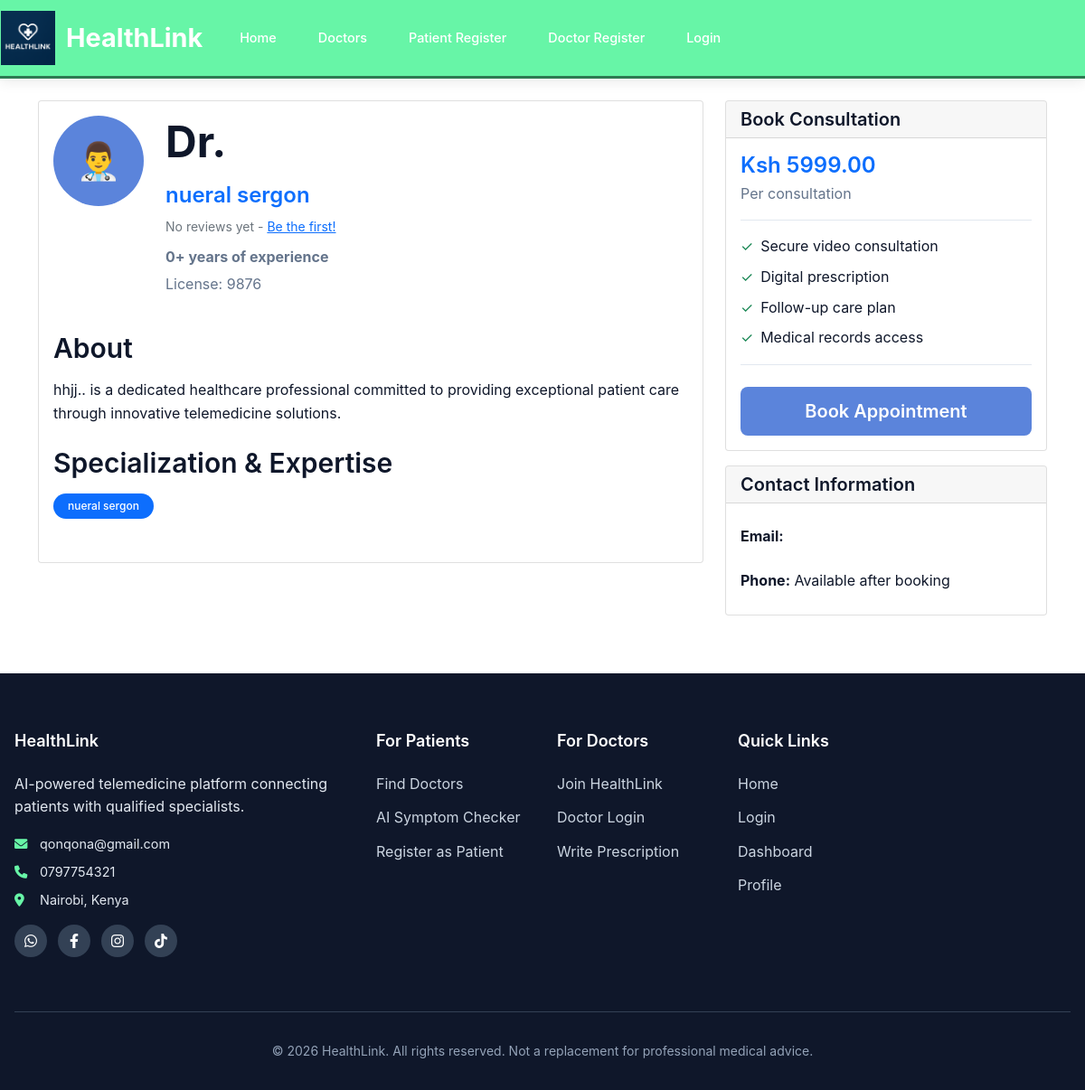
Screenshot of /appointments/doctors/13/ with the database file from the repository.
### users/models.py (models this page shows, shortened)
class DoctorProfile(models.Model):
    user = models.OneToOneField(CustomUser, on_delete=models.CASCADE, primary_key=True)
    license_number = models.CharField(max_length=50)
    specialization = models.CharField(max_length=100)
    years_of_experience = models.IntegerField(default=0)
    bio = models.TextField(blank=True)
    consultation_fee = models.DecimalField(max_digits=10, decimal_places=2, default=0)

class CustomUser(AbstractUser):
    USER_TYPE_CHOICES = (
        ('patient', 'Patient'),
        ('doctor', 'Doctor'),
        ('admin', 'Admin'),
    )
    user_type = models.CharField(max_length=10, choices=USER_TYPE_CHOICES, default='patient')
    phone_number = models.CharField(max_length=15, blank=True)
    date_of_birth = models.DateField(null=True, blank=True)
    groups = models.ManyToManyField(
        'auth.Group',
        verbose_name='groups',
        blank=True,
        help_text='The groups this user belongs to.',
        related_name='customuser_set',
        related_query_name='user',
    )
    user_permissions = models.ManyToManyField(
        'auth.Permission',
        verbose_name='user permissions',
        blank=True,
        help_text='Specific permissions for this user.',
        related_name='customuser_set',
        related_query_name='user',
    )

### appointments/views.py (the view)
# urls.py: path('doctors/<int:doctor_id>/', views.doctor_detail, name='doctor_detail'),
def doctor_detail(request, doctor_id):
    try:
        logger.debug(f"Doctor detail request for doctor_id: {doctor_id}")
        try:
            doctor = DoctorProfile.objects.select_related('user').get(user_id=doctor_id)
            logger.debug(f"Found doctor: {doctor.user.get_full_name()}")
        except DoctorProfile.DoesNotExist:
            logger.warning(f"DoctorProfile not found for user_id {doctor_id}")
            messages.error(request, f'Doctor with ID {doctor_id} not found.')
            return redirect('appointments:doctor_list')
        reviews = []
        avg_rating = None
        review_count = 0
        try:
            reviews = DoctorReview.objects.filter(doctor=doctor.user).order_by('-created_at')[:3]
            rating_data = DoctorReview.objects.filter(doctor=doctor.user).aggregate(Avg('rating'))
            avg_rating = rating_data.get('rating__avg') if rating_data else None
            review_count = DoctorReview.objects.filter(doctor=doctor.user).count()
            logger.debug(f"Reviews for doctor {doctor_id}: count={review_count}, avg_rating={avg_rating}")
        except Exception as e:
            logger.warning(f"Error fetching reviews for doctor {doctor_id}: {str(e)}", exc_info=True)
            reviews = []
            avg_rating = None
            review_count = 0
        context = {
            'doctor': doctor,
            'reviews': reviews,
            'avg_rating': avg_rating,
            'review_count': review_count
        }
        try:
            response = render(request, 'appointments/doctor_detail.html', context)
            logger.debug(f"Successfully rendered doctor_detail.html for doctor_id {doctor_id}")
            return response
        except Exception as template_error:
            logger.exception(f"Template rendering error in doctor_detail for doctor_id {doctor_id}: {str(template_error)}")
            messages.error(request, 'Error displaying doctor profile. Please try again.')
            return redirect('appointments:doctor_list')
    except Exception as e:
        logger.exception(f"Unexpected error in doctor_detail view for doctor_id {doctor_id}: {str(e)}")
        messages.error(request, 'An unexpected error occurred. Please try again.')
        return redirect('appointments:doctor_list')

### templates/appointments/doctor_detail.html (shortened to what this page needs)
{% extends 'base.html' %}
{% load static %}
{% block content %}
<div class="container mt-4">
    <div class="row">
        <div class="col-md-8">
            <div class="card">
                <div class="card-body">
                    <div class="d-flex align-items-start mb-4">
                        <div class="doctor-avatar-large me-4">
                            👨‍⚕️
                        </div>
                        <div>
                            <h1>Dr. {{ doctor.user.get_full_name }}</h1>
                            <h4 class="text-primary mb-2">{{ doctor.specialization }}</h4>
                            {% if avg_rating %}
                            <div class="rating-display mb-2">
                                <span style="color: #fbbf24; font-size: 1.1rem;">
                                    {% for i in "12345" %}
                                        {% if forloop.counter <= avg_rating %}★{% else %}☆{% endif %}
                                    {% endfor %}
                                </span>
                                <span class="ms-2">{{ avg_rating|floatformat:1 }}/5</span>
                                <a href="{% url 'appointments:doctor_reviews' doctor.user.id %}" class="ms-2" style="color: #6b7280; text-decoration: none;">({{ review_count }} review{{ review_count|pluralize }})</a>
                            </div>
                            {% else %}
                            <p class="text-muted mb-2">
                                <small>No reviews yet - <a href="{% url 'appointments:doctor_reviews' doctor.user.id %}">Be the first!</a></small>
                            </p>
                            {% endif %}
                            <p class="text-tertiary mb-1">
                                <strong>{{ doctor.years_of_experience }}+ years of experience</strong>
                            </p>
                            <p class="text-tertiary">License: {{ doctor.license_number }}</p>
                        </div>
                    </div>
                    <div class="mb-4">
                        <h3>About</h3>
                        <p>{{ doctor.bio|default:"Dr. "|add:doctor.user.get_full_name|add:" is a dedicated healthcare professional committed to providing exceptional patient care through innovative telemedicine solutions." }}</p>
                    </div>
                    <div class="mb-4">
                        <h3>Specialization & Expertise</h3>
                        <div class="specialization-tags">
                            <span class="badge bg-primary me-2 mb-2">{{ doctor.specialization }}</span>
                        </div>
                    </div>
                </div>
            </div>
        </div>
        <div class="col-md-4">
            <div class="card">
                <div class="card-header">
                    <h5 class="mb-0">Book Consultation</h5>
                </div>
                <div class="card-body">
                    <div class="pricing-info mb-3">
                        <h4 class="text-primary">Ksh {{ doctor.consultation_fee }}</h4>
                        <p class="text-tertiary">Per consultation</p>
                    </div>
                    <div class="features-list mb-4">
                        <div class="feature-item mb-2">
                            <span class="text-success">✓</span> Secure video consultation
                        </div>
                        <div class="feature-item mb-2">
                            <span class="text-success">✓</span> Digital prescription
                        </div>
                        <div class="feature-item mb-2">
                            <span class="text-success">✓</span> Follow-up care plan
                        </div>
                        <div class="feature-item">
                            <span class="text-success">✓</span> Medical records access
                        </div>
                    </div>
                    <a href="{% url 'appointments:book_appointment' doctor.user.id %}" class="btn btn-primary w-100 btn-lg">
                        Book Appointment
                    </a>
                </div>
            </div>
            <div class="card mt-3">
                <div class="card-header">
                    <h5 class="mb-0">Contact Information</h5>
                </div>
                <div class="card-body">
                    <div class="contact-item mb-2">
                        <strong>Email:</strong> {{ doctor.user.email }}
                    </div>
                    <div class="contact-item">
                        <strong>Phone:</strong> {{ doctor.user.phone_number|default:"Available after booking" }}
                    </div>
                </div>
            </div>
        </div>
    </div>
</div>
{% endblock %}

### static/css/style.css (style rules this page uses)
:root { --primary-blue: #5b84db; --primary-dark: #6380e2; --primary-light: #3b82f6; --accent-teal: #0d9488; --success-green: #10b981; --warning-amber: #f59e0b; --error-red: #ef4444; --white: #ffffff; --gray-50: #f8fafc; --gray-100: #f1f5f9; --gray-200: #e2e8f0; --gray-500: #64748b; --gray-700: #334155; --gray-900: #0f172a; --background: var(--white); --surface: var(--gray-50); --card-background: var(--white); --text-primary: var(--gray-900); --text-secondary: var(--gray-700); --text-tertiary: var(--gray-500); }
* { margin: 0; padding: 0; box-sizing: border-box; }
body { font-family: 'Inter', 'Segoe UI', system-ui, -apple-system, sans-serif; line-height: 1.6; color: var(--text-primary); background-color: var(--background); }
h1, h2, h3, h4, h5, h6 { font-weight: 600; line-height: 1.2; margin-bottom: 1rem; }
h1 { font-size: 3rem; font-weight: 700; }
h3 { font-size: 1.875rem; }
h4 { font-size: 1.5rem; }
.btn { padding: 0.75rem 2rem; border-radius: 8px; font-weight: 600; text-decoration: none; display: inline-block; transition: all 0.3s ease; border: none; cursor: pointer; }
.btn-primary { background: var(--primary-blue); color: var(--white); }
.mb-1 { margin-bottom: 0.5rem; }
.mb-2 { margin-bottom: 1rem; }
.mb-3 { margin-bottom: 1.5rem; }
.mb-4 { margin-bottom: 2rem; }
.mt-3 { margin-top: 1.5rem; }
.mt-4 { margin-top: 2rem; }
.doctor-avatar-large { width: 100px; height: 100px; background: var(--primary-blue); color: var(--white); border-radius: 50%; display: flex; align-items: center; justify-content: center; font-size: 2.5rem; flex-shrink: 0; }
.specialization-tags { display: flex; flex-wrap: wrap; gap: 0.5rem; }
.badge { padding: 0.5rem 1rem; border-radius: 20px; font-weight: 500; }
.pricing-info h4 { margin-bottom: 0.25rem; }
.features-list { border-top: 1px solid var(--gray-200); border-bottom: 1px solid var(--gray-200); padding: 1rem 0; }
.feature-item { display: flex; align-items: center; gap: 0.5rem; }
.contact-item { padding: 0.5rem 0; }
html, body { height: 100%; }
body { display: flex; flex-direction: column; min-height: 100vh; }
.text-tertiary { color: var(--text-tertiary); }

### templates/base.html (style rules this page uses)
html, body { width: 100%; overflow-x: hidden; }

### rows the page displays
DoctorProfile: specialization "nueral sergon", years_of_experience "0", license_number "9876", bio|add "hhjj.. is a dedicated healthcare professional committed to providing exceptional patient care through innovative telemedicine solutions.", consultation_fee "5999.00", user.phone_number "Available after booking"
